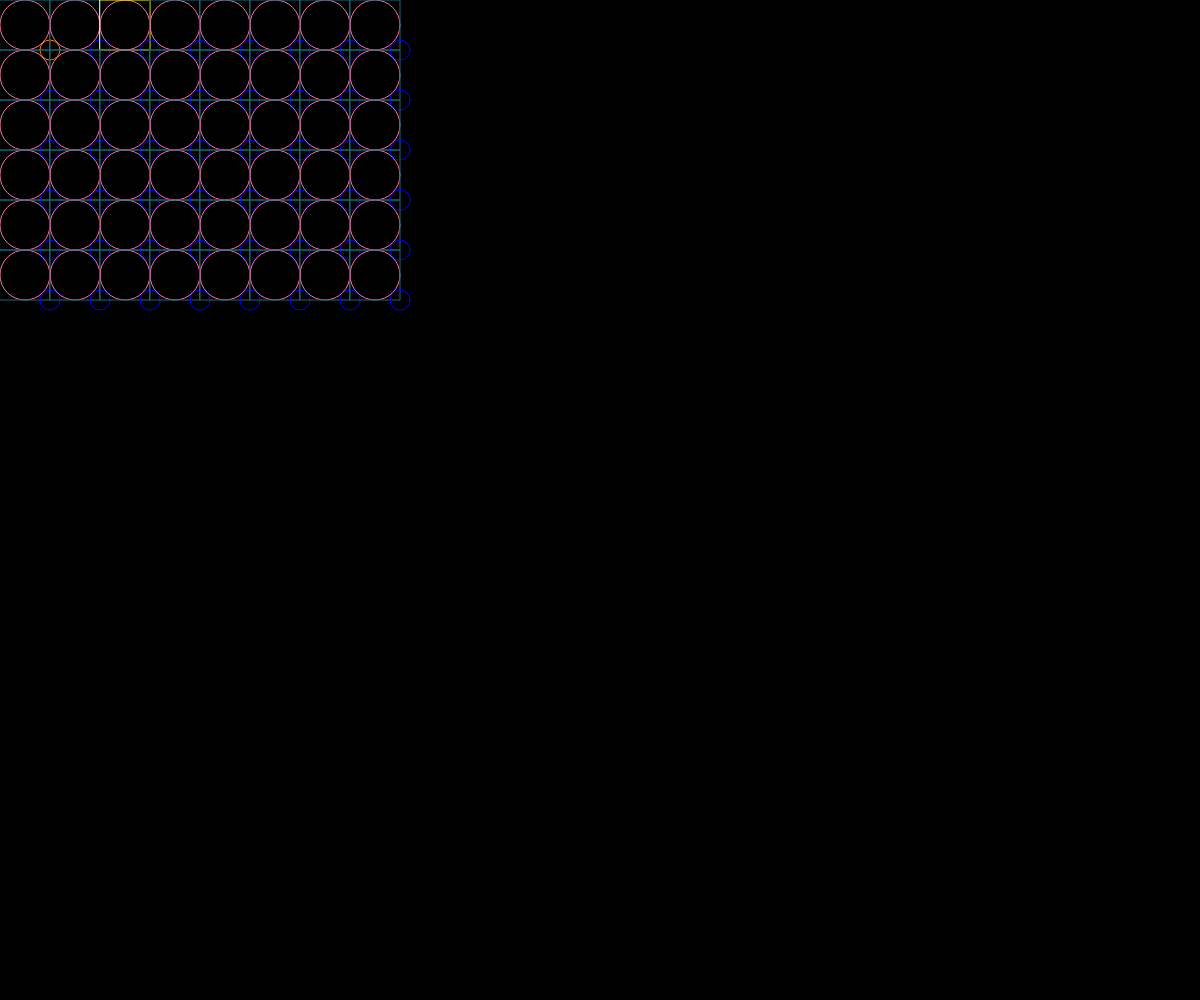
Frame 1 (no input)
Frame 60 (no input): identical to frame 1, image omitted
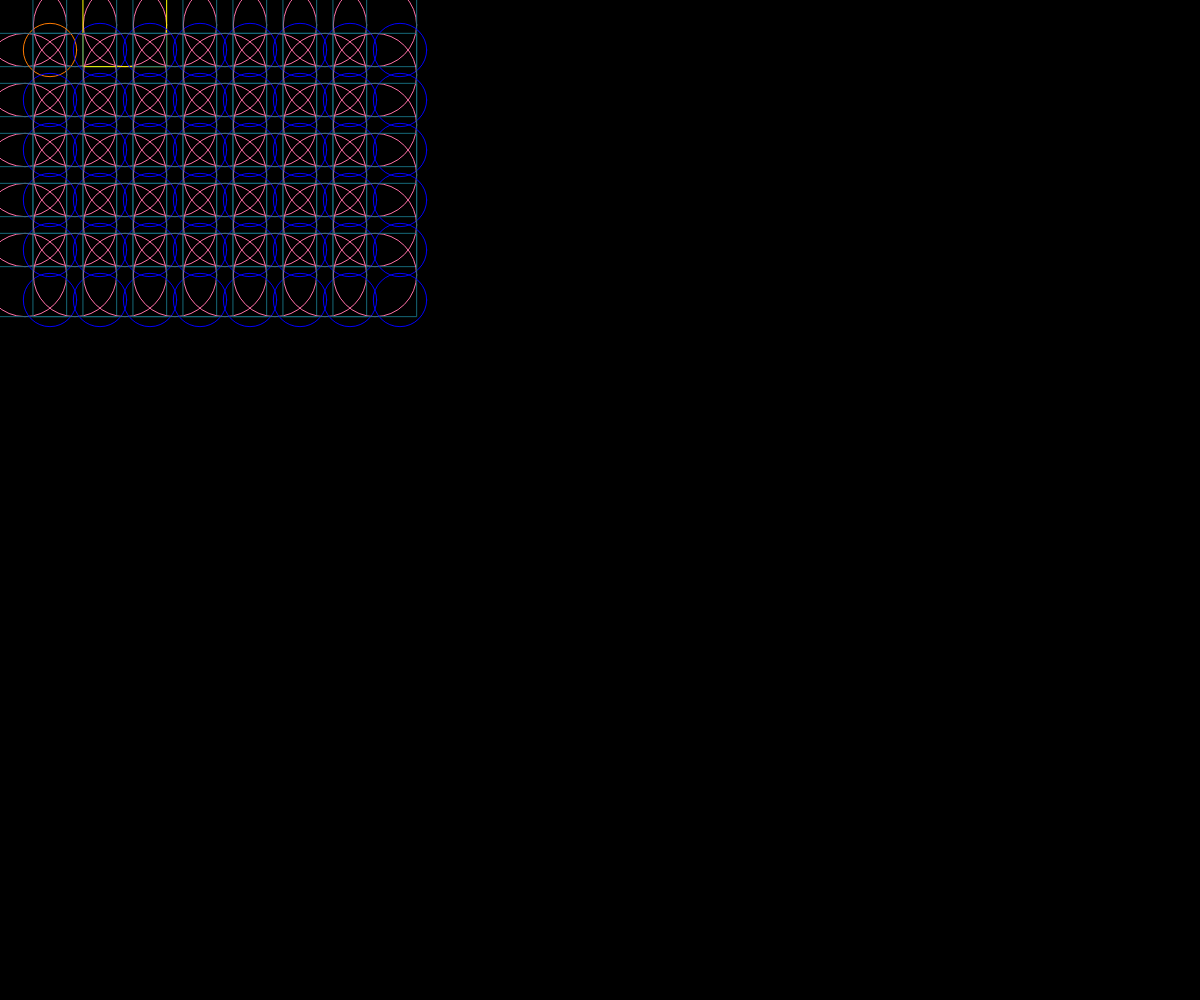
Frame 120 (the mouse pressed at the canvas centre since frame 60)

The p5.js sketch that drew these frames (run headless with seeded random() and noise() and a simulated clock; from frame 60 on, the mouse is pressed at the canvas centre):

// p5.js sketch
// ── sketch.js
function setup(){
  createCanvas(windowWidth,windowHeight);
  }
  function draw() {
   background(0);  //背景顏色
   noFill()//不充滿顏色
   rectMode(CENTER)  

   
   stroke("#ff70a6")
   ellipse(25,25,50+mouseX/18)//產生一個50直徑的圓
   stroke("#16697a")  //線條顏色
   rect(1*25,25,50+mouseX/18)
   stroke("#ff7b00")  //線條顏色
 ellipse(1*50,50,20+mouseX/18)

 stroke("#ff70a6")  //線條顏色
 ellipse(3*25,25,50+mouseX/18)  
 stroke("#16697a")  //線條顏色
 rect(3*25,25,50+mouseX/18)
 stroke(0,0,255)  //線條顏色
 ellipse(2*50,50,20+mouseX/18)
 
 stroke("#ff70a6")  //線條顏色
 ellipse(5*25,25,50+mouseX/18)  
 stroke(255,255,0)  //線條顏色
 rect(5*25,25,50+mouseX/18)
 stroke(0,0,255)  //線條顏色
 ellipse(3*50,50,20+mouseX/18)

 stroke("#ff70a6")  //線條顏色
 ellipse(7*25,25,50+mouseX/18) 
 stroke("#16697a")  //線條顏色 
 rect(7*25,25,50+mouseX/18)
 stroke(0,0,255)  //線條顏色
 ellipse(4*50,50,20+mouseX/18)

 stroke("#ff70a6")  //線條顏色
 ellipse(9*25,25,50+mouseX/18)  
 stroke("#16697a")  //線條顏色
 rect(9*25,25,50+mouseX/18)
 stroke(0,0,255)  //線條顏色
 ellipse(5*50,50,20+mouseX/18)

 stroke("#ff70a6")  //線條顏色
 ellipse(11*25,25,50+mouseX/18)  
 stroke("#16697a")  //線條顏色
 rect(11*25,25,50+mouseX/18)
 stroke(0,0,255)  //線條顏色
 ellipse(6*50,50,20+mouseX/18)

 stroke("#ff70a6")  //線條顏色
 ellipse(13*25,25,50+mouseX/18) 
 stroke("#16697a")  //線條顏色 
 rect(13*25,25,50+mouseX/18)
 stroke(0,0,255)  //線條顏色
 ellipse(7*50,50,20+mouseX/18)

 stroke("#ff70a6")  //線條顏色
 ellipse(15*25,25,50+mouseX/18)
 stroke("#16697a")  //線條顏色  
 rect(15*25,25,50+mouseX/18)
 stroke(0,0,255)  //線條顏色
 ellipse(8*50,50,20+mouseX/18)

 stroke("#ff70a6")  //線條顏色
 ellipse(1*25,3*25,50+mouseX/18) 
 stroke("#16697a")  //線條顏色 
 rect(1*25,3*25,50+mouseX/18)
 stroke(0,0,255)  //線條顏色
 ellipse(1*50,2*50,20+mouseX/18)

 stroke("#ff70a6")  //線條顏色
  ellipse(3*25,3*25,50+mouseX/18)  
  stroke("#16697a")  //線條顏色
  rect(3*25,3*25,50+mouseX/18)
  stroke(0,0,255)  //線條顏色
  ellipse(2*50,2*50,20+mouseX/18)

  stroke("#ff70a6")  //線條顏色
  ellipse(5*25,3*25,50+mouseX/18)  
  stroke("#16697a")  //線條顏色
  rect(5*25,3*25,50+mouseX/18)
  stroke(0,0,255)  //線條顏色
  ellipse(3*50,2*50,20+mouseX/18)

  stroke("#ff70a6")  //線條顏色
  ellipse(7*25,3*25,50+mouseX/18)  
  stroke("#16697a")  //線條顏色
  rect(7*25,3*25,50+mouseX/18)
  stroke(0,0,255)  //線條顏色
  ellipse(4*50,2*50,20+mouseX/18)

  stroke("#ff70a6")  //線條顏色
  ellipse(9*25,3*25,50+mouseX/18)  
  stroke("#16697a")  //線條顏色
  rect(9*25,3*25,50+mouseX/18)
  stroke(0,0,255)  //線條顏色
  ellipse(5*50,2*50,20+mouseX/18)

  stroke("#ff70a6")  //線條顏色
  ellipse(11*25,3*25,50+mouseX/18)  
  stroke("#16697a")  //線條顏色
  rect(11*25,3*25,50+mouseX/18)
  stroke(0,0,255)  //線條顏色
  ellipse(6*50,2*50,20+mouseX/18)

  stroke("#ff70a6")  //線條顏色
  ellipse(13*25,3*25,50+mouseX/18) 
  stroke("#16697a")  //線條顏色 
  rect(13*25,3*25,50+mouseX/18)
  stroke(0,0,255)  //線條顏色
  ellipse(7*50,2*50,20+mouseX/18)

  stroke("#ff70a6")  //線條顏色
  ellipse(15*25,3*25,50+mouseX/18)  
  stroke("#16697a")  //線條顏色
  rect(15*25,3*25,50+mouseX/18)
  stroke(0,0,255)  //線條顏色
  ellipse(8*50,2*50,20+mouseX/18)

  stroke("#ff70a6")  //線條顏色
  ellipse(1*25,5*25,50+mouseX/18)  
  stroke("#16697a")  //線條顏色
  rect(1*25,5*25,50+mouseX/18)
  stroke(0,0,255)  //線條顏色
  ellipse(1*50,3*50,20+mouseX/18)

  stroke("#ff70a6")  //線條顏色
  ellipse(3*25,5*25,50+mouseX/18)  
  stroke("#16697a")  //線條顏色
  rect(3*25,5*25,50+mouseX/18)
  stroke(0,0,255)  //線條顏色
  ellipse(2*50,3*50,20+mouseX/18)

  stroke("#ff70a6")  //線條顏色
  ellipse(5*25,5*25,50+mouseX/18)  
  stroke("#16697a")  //線條顏色
  rect(5*25,5*25,50+mouseX/18)
  stroke(0,0,255)  //線條顏色
  ellipse(3*50,3*50,20+mouseX/18)

  stroke("#ff70a6")  //線條顏色
  ellipse(7*25,5*25,50+mouseX/18)  
  stroke("#16697a")  //線條顏色
  rect(7*25,5*25,50+mouseX/18)
  stroke(0,0,255)  //線條顏色
  ellipse(4*50,3*50,20+mouseX/18)

  stroke("#ff70a6")  //線條顏色
  ellipse(9*25,5*25,50+mouseX/18)  
  stroke("#16697a")  //線條顏色
  rect(9*25,5*25,50+mouseX/18)
  stroke(0,0,255)  //線條顏色
  ellipse(5*50,3*50,20+mouseX/18)

  stroke("#ff70a6")  //線條顏色
  ellipse(11*25,5*25,50+mouseX/18)  
  stroke("#16697a")  //線條顏色
  rect(11*25,5*25,50+mouseX/18)
  stroke(0,0,255)  //線條顏色
  ellipse(6*50,3*50,20+mouseX/18)

  stroke("#ff70a6")  //線條顏色
  ellipse(13*25,5*25,50+mouseX/18)  
  stroke("#16697a")  //線條顏色
  rect(13*25,5*25,50+mouseX/18)
  stroke(0,0,255)  //線條顏色
  ellipse(7*50,3*50,20+mouseX/18)

  stroke("#ff70a6")  //線條顏色
  ellipse(15*25,5*25,50+mouseX/18)  
  stroke("#16697a")  //線條顏色
  rect(15*25,5*25,50+mouseX/18)
  stroke(0,0,255)  //線條顏色
  ellipse(8*50,3*50,20+mouseX/18)

  stroke("#ff70a6")  //線條顏色
  ellipse(1*25,7*25,50+mouseX/18)  
  stroke("#16697a")  //線條顏色
  rect(1*25,7*25,50+mouseX/18)
  stroke(0,0,255)  //線條顏色
  ellipse(1*50,4*50,20+mouseX/18)

  stroke("#ff70a6")  //線條顏色
  ellipse(3*25,7*25,50+mouseX/18)  
  stroke("#16697a")  //線條顏色
  rect(3*25,7*25,50+mouseX/18)
  stroke(0,0,255)  //線條顏色
  ellipse(2*50,4*50,20+mouseX/18)

  stroke("#ff70a6")  //線條顏色
  ellipse(5*25,7*25,50+mouseX/18)  
  stroke("#16697a")  //線條顏色
  rect(5*25,7*25,50+mouseX/18)
  stroke(0,0,255)  //線條顏色
  ellipse(3*50,4*50,20+mouseX/18)

  stroke("#ff70a6")  //線條顏色
  ellipse(7*25,7*25,50+mouseX/18) 
  stroke("#16697a")  //線條顏色 
  rect(7*25,7*25,50+mouseX/18)
  stroke(0,0,255)  //線條顏色
  ellipse(4*50,4*50,20+mouseX/18)

  stroke("#ff70a6")
  ellipse(9*25,7*25,50+mouseX/18)  
  stroke("#16697a")  //線條顏色
  rect(9*25,7*25,50+mouseX/18)
  stroke(0,0,255)  //線條顏色
  ellipse(5*50,4*50,20+mouseX/18)

  stroke("#ff70a6")
  ellipse(11*25,7*25,50+mouseX/18)  
  stroke("#16697a")  //線條顏色
  rect(11*25,7*25,50+mouseX/18)
  stroke(0,0,255)  //線條顏色
  ellipse(6*50,4*50,20+mouseX/18)

  stroke("#ff70a6")
  ellipse(13*25,7*25,50+mouseX/18)  
  stroke("#16697a")  //線條顏色
  rect(13*25,7*25,50+mouseX/18)
  stroke(0,0,255)  //線條顏色
  ellipse(7*50,4*50,20+mouseX/18)

  stroke("#ff70a6")
  ellipse(15*25,7*25,50+mouseX/18)  
  stroke("#16697a")  //線條顏色
  rect(15*25,7*25,50+mouseX/18)
  stroke(0,0,255)  //線條顏色
  ellipse(8*50,4*50,20+mouseX/18)

  stroke("#ff70a6")
  ellipse(1*25,9*25,50+mouseX/18)  
  stroke("#16697a")  //線條顏色
  rect(1*25,9*25,50+mouseX/18)
  stroke(0,0,255)  //線條顏色
  ellipse(1*50,5*50,20+mouseX/18)

  stroke("#ff70a6")
  ellipse(3*25,9*25,50+mouseX/18)  
  stroke("#16697a")  //線條顏色
  rect(3*25,9*25,50+mouseX/18)
  stroke(0,0,255)  //線條顏色
  ellipse(2*50,5*50,20+mouseX/18)

  stroke("#ff70a6")
  ellipse(5*25,9*25,50+mouseX/18)  
  stroke("#16697a")  //線條顏色
  rect(5*25,9*25,50+mouseX/18)
  stroke(0,0,255)  //線條顏色
  ellipse(3*50,5*50,20+mouseX/18)

  stroke("#ff70a6")
  ellipse(7*25,9*25,50+mouseX/18)  
  stroke("#16697a")  //線條顏色
  rect(7*25,9*25,50+mouseX/18)
  stroke(0,0,255)  //線條顏色
  ellipse(4*50,5*50,20+mouseX/18)

  stroke("#ff70a6")
  ellipse(9*25,9*25,50+mouseX/18)  
  stroke("#16697a")  //線條顏色
  rect(9*25,9*25,50+mouseX/18)
  stroke(0,0,255)  //線條顏色
  ellipse(5*50,5*50,20+mouseX/18)

  stroke("#ff70a6")
  ellipse(11*25,9*25,50+mouseX/18)  
  stroke("#16697a")  //線條顏色
  rect(11*25,9*25,50+mouseX/18)
  stroke(0,0,255)  //線條顏色
  ellipse(6*50,5*50,20+mouseX/18)

  stroke("#ff70a6")
  ellipse(13*25,9*25,50+mouseX/18)  
  stroke("#16697a")  //線條顏色
  rect(13*25,9*25,50+mouseX/18)
  stroke(0,0,255)  //線條顏色
  ellipse(7*50,5*50,20+mouseX/18)

  stroke("#ff70a6")
  ellipse(15*25,9*25,50+mouseX/18)  
  stroke("#16697a")  //線條顏色
  rect(15*25,9*25,50+mouseX/18)
  stroke(0,0,255)  //線條顏色
  ellipse(8*50,5*50,20+mouseX/18)

  stroke("#ff70a6")
  ellipse(1*25,11*25,50+mouseX/18)  
  stroke("#16697a")  //線條顏色
  rect(1*25,11*25,50+mouseX/18)
  stroke(0,0,255)  //線條顏色
  ellipse(1*50,6*50,20+mouseX/18)

  stroke("#ff70a6")
  ellipse(3*25,11*25,50+mouseX/18)  
  stroke("#16697a")  //線條顏色
  rect(3*25,11*25,50+mouseX/18)
  stroke(0,0,255)  //線條顏色
  ellipse(2*50,6*50,20+mouseX/18)

  stroke("#ff70a6")
  ellipse(5*25,11*25,50+mouseX/18)  
  stroke("#16697a")  //線條顏色
  rect(5*25,11*25,50+mouseX/18)
  stroke(0,0,255)  //線條顏色
  ellipse(3*50,6*50,20+mouseX/18)

  stroke("#ff70a6")
  ellipse(7*25,11*25,50+mouseX/18)  
  stroke("#16697a")  //線條顏色
  rect(7*25,11*25,50+mouseX/18)
  stroke(0,0,255)  //線條顏色
  ellipse(4*50,6*50,20+mouseX/18)

  stroke("#ff70a6")
  ellipse(9*25,11*25,50+mouseX/18)  
  stroke("#16697a")  //線條顏色
  rect(9*25,11*25,50+mouseX/18)
  stroke(0,0,255)  //線條顏色
  ellipse(5*50,6*50,20+mouseX/18)

  stroke("#ff70a6")
  ellipse(11*25,11*25,50+mouseX/18)  
  stroke("#16697a")  //線條顏色
  rect(11*25,11*25,50+mouseX/18)
  stroke(0,0,255)  //線條顏色
  ellipse(6*50,6*50,20+mouseX/18)

  stroke("#ff70a6")
  ellipse(13*25,11*25,50+mouseX/18)  
  stroke("#16697a")  //線條顏色
  rect(13*25,11*25,50+mouseX/18)
  stroke(0,0,255)  //線條顏色
  ellipse(7*50,6*50,20+mouseX/18)

  stroke("#ff70a6")
  ellipse(15*25,11*25,50+mouseX/18)  
  stroke("#16697a")  //線條顏色
  rect(15*25,11*25,50+mouseX/18)
  stroke(0,0,255)  //線條顏色
  ellipse(8*50,6*50,20+mouseX/18)
  
  }
